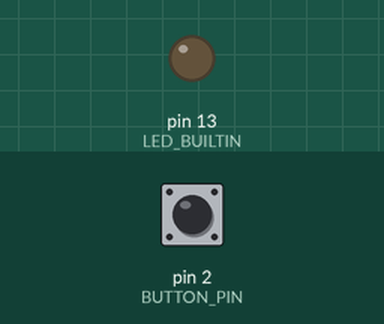
This sketch was run on a simulated Arduino Uno, built with avr-gcc and run on an emulated ATmega328P. Shown: output pins drawn as LEDs (lit = HIGH). The inputs (shaded band) are chosen by the test bench; at power-on: pin 2 (BUTTON_PIN) LOW.

Above: at 1.2 s.
1.3 s: pin 2 (BUTTON_PIN) pulled HIGH for 0.15 s
At 1.4 s:
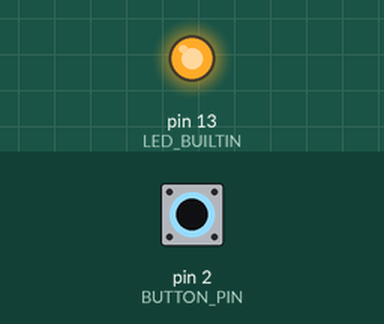
3.0 s: pin 2 (BUTTON_PIN) pulled HIGH for 3.2 s
At 7.1 s:
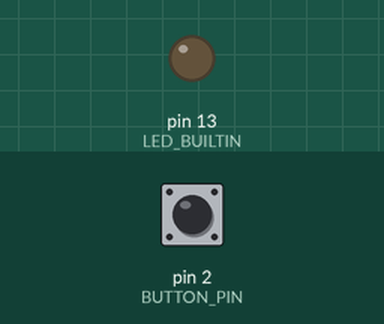
Timing chart, 0 to 8.6 s (numbered marks = the images above; inputs shaded):
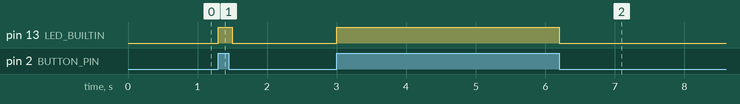

Measured:
- after the input at 1.3 s, pin 13 (LED_BUILTIN): LOW → HIGH at once, → LOW 0.20 s later
- after the input at 3.0 s, pin 13 (LED_BUILTIN): LOW → HIGH at once, → LOW 3.2 s later

The sketch:

trigger.ino
```cpp
// Trigger test

#define BUTTON_PIN 2

// the setup function runs once when you press reset or power the board
void setup() {
  // initialize digital pin LED_BUILTIN as an output.
  pinMode(LED_BUILTIN, OUTPUT);
  pinMode(BUTTON_PIN, INPUT);
}

// the loop function runs over and over again forever
void loop() {
  if (digitalRead(BUTTON_PIN) == HIGH) {
    digitalWrite(LED_BUILTIN, HIGH);
  } else {
    digitalWrite(LED_BUILTIN, LOW);
  }
  delay(100);
}
```
